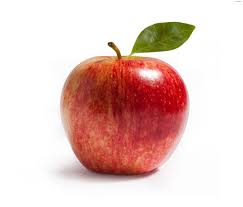
//> input picture test.jpg, 243 x 207 px
$ ./main ../test.jpg ../acker.jpg   (built with g++ and OpenCV 4)
//> lines starting //> are read from the running program, lines starting //| are printed output that depends on the picture
#include <iostream>
#include <opencv2/opencv.hpp>
#include <opencv2/core.hpp>
#include <opencv2/features2d.hpp>
#include <opencv2/xfeatures2d.hpp>

using namespace cv;
using namespace std;

void readme() {
   cout << "Usage:./FeatureDetection <img1> <img2>" << endl;
}

int main(int argc, char** argv) {
    if(argc != 3) {
        readme();
        return -1;
    }

    Mat img_1 = imread(argv[1], IMREAD_GRAYSCALE);
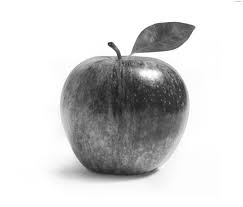
//> img_1: 207 rows x 243 cols, CV_8UC1; min 23, max 255, mean 210
    Mat img_2 = imread(argv[2], IMREAD_GRAYSCALE);
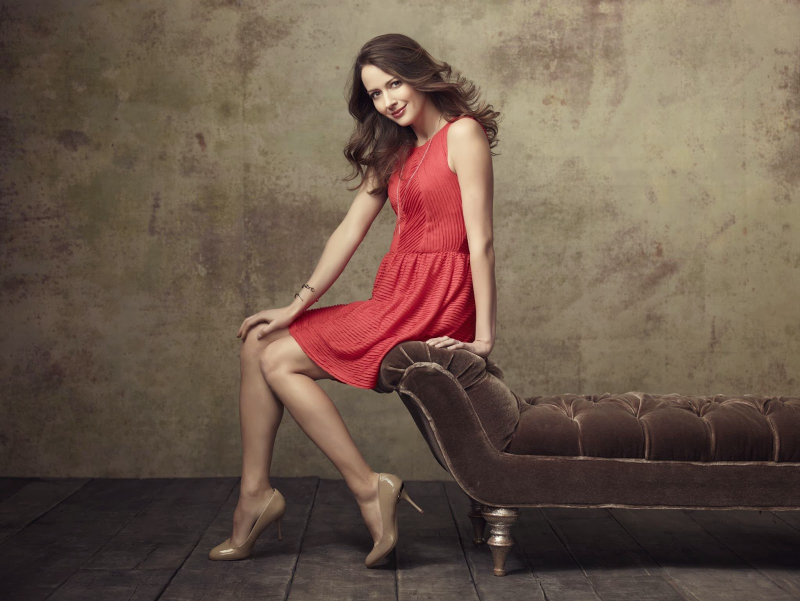
//> input picture acker.jpg, 1600 x 1202 px (shown at 1/2 size)
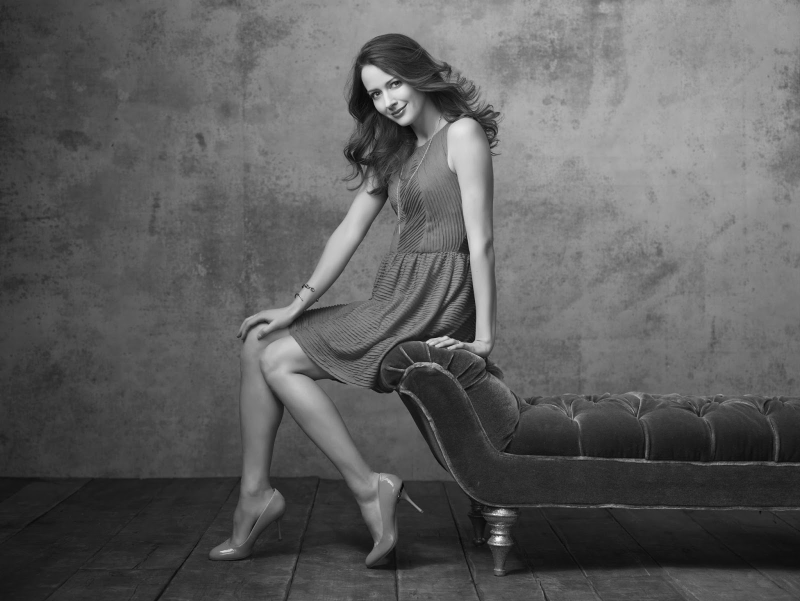
//> img_2: 1202 rows x 1600 cols, CV_8UC1 (shown at 1/2 size); min 0, max 255, mean 93.8

    if(!img_1.data || !img_2.data) {
        cout << "Error: reading images" << endl;
        return -1;
    }

    int minHessian = 400;

//> (the run ends here: the program stops with an error, at `Ptr<xfeatures2d::SURF> detector = xfeatures2d::SURF::create(minHessian);`)
